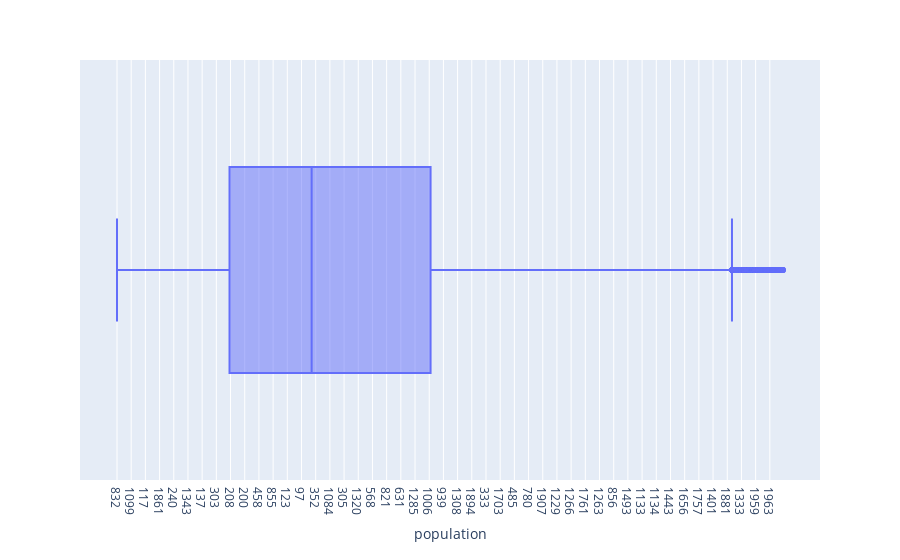

The cell this chart's notebook holds for it:
### Code cell
fig = px.box(df_communes[df_communes['taille_commune']=='1 - commune'], x='population', )
fig.show()

### Figure 1 — Plotly figure (JSON) as saved in the notebook; plotly's stock layout.template omitted (floating-point values rounded to 4 significant figures; data arrays with more than 128 entries replaced by an {"elided": "..."} marker saying what was removed)
{"data": [{"alignmentgroup": "True", "hovertemplate": "population=%{x}<extra></extra>", "legendgroup": "", "marker": {"color": "#636efa"}, "name": "", "notched": false, "offsetgroup": "", "orientation": "h", "showlegend": false, "type": "box", "x": {"elided": "29481 str values"}, "x0": " ", "xaxis": "x", "y0": " ", "yaxis": "y"}], "layout": {"boxmode": "group", "legend": {"tracegroupgap": 0}, "margin": {"t": 60}, "xaxis": {"anchor": "y", "domain": [0, 1], "title": {"text": "population"}}, "yaxis": {"anchor": "x", "domain": [0, 1]}}}
